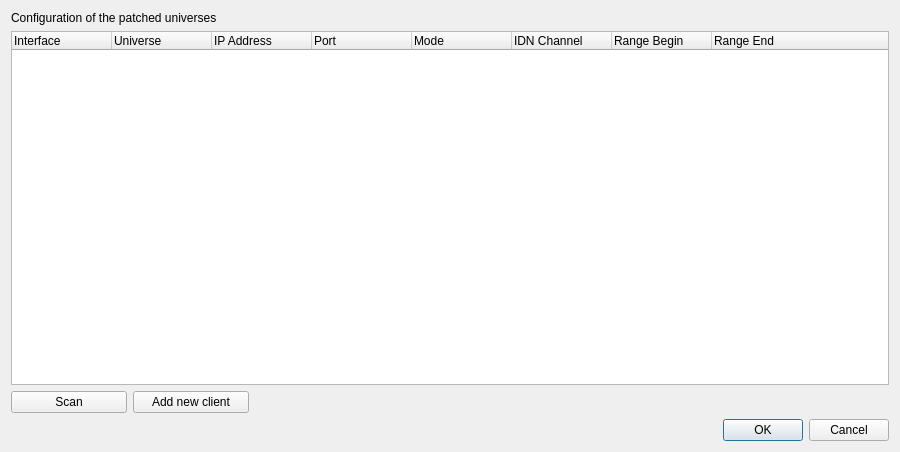
<?xml version="1.0" encoding="UTF-8"?>
<ui version="4.0">
 <class>IdnConfiguration</class>
 <widget class="QDialog" name="IdnConfiguration">
  <property name="geometry">
   <rect>
    <x>0</x>
    <y>0</y>
    <width>900</width>
    <height>452</height>
   </rect>
  </property>
  <property name="windowTitle">
   <string>Configure IDN</string>
  </property>
  <layout class="QVBoxLayout" name="verticalLayout_3">
   <item>
    <widget class="QLabel" name="label">
     <property name="text">
      <string>Configuration of the patched universes</string>
     </property>
    </widget>
   </item>
   <item>
    <widget class="QTreeWidget" name="m_clientTree">
     <property name="contextMenuPolicy">
      <enum>Qt::CustomContextMenu</enum>
     </property>
     <property name="selectionMode">
      <enum>QAbstractItemView::MultiSelection</enum>
     </property>
     <column>
      <property name="text">
       <string>Interface</string>
      </property>
     </column>
     <column>
      <property name="text">
       <string>Universe</string>
      </property>
     </column>
     <column>
      <property name="text">
       <string>IP Address</string>
      </property>
     </column>
     <column>
      <property name="text">
       <string>Port</string>
      </property>
     </column>
     <column>
      <property name="text">
       <string>Mode</string>
      </property>
     </column>
     <column>
      <property name="text">
       <string>IDN Channel</string>
      </property>
     </column>
     <column>
      <property name="text">
       <string>Range Begin</string>
      </property>
     </column>
     <column>
      <property name="text">
       <string>Range End</string>
      </property>
     </column>
    </widget>
   </item>
   <item>
    <layout class="QHBoxLayout" name="horizontalLayout_1">
     <property name="spacing">
      <number>-1</number>
     </property>
     <property name="sizeConstraint">
      <enum>QLayout::SetDefaultConstraint</enum>
     </property>
     <property name="rightMargin">
      <number>640</number>
     </property>
     <item>
      <widget class="QPushButton" name="m_scanButton">
       <property name="enabled">
        <bool>true</bool>
       </property>
       <property name="sizePolicy">
        <sizepolicy hsizetype="Minimum" vsizetype="Minimum">
         <horstretch>0</horstretch>
         <verstretch>0</verstretch>
        </sizepolicy>
       </property>
       <property name="layoutDirection">
        <enum>Qt::LeftToRight</enum>
       </property>
       <property name="text">
        <string>Scan</string>
       </property>
      </widget>
     </item>
     <item>
      <widget class="QPushButton" name="m_addClientButton">
       <property name="sizePolicy">
        <sizepolicy hsizetype="Minimum" vsizetype="Minimum">
         <horstretch>0</horstretch>
         <verstretch>0</verstretch>
        </sizepolicy>
       </property>
       <property name="text">
        <string>Add new client</string>
       </property>
      </widget>
     </item>
    </layout>
   </item>
   <item>
    <widget class="QDialogButtonBox" name="m_buttonBox">
     <property name="standardButtons">
      <set>QDialogButtonBox::Cancel|QDialogButtonBox::Ok</set>
     </property>
    </widget>
   </item>
  </layout>
 </widget>
 <resources/>
 <connections/>
</ui>
